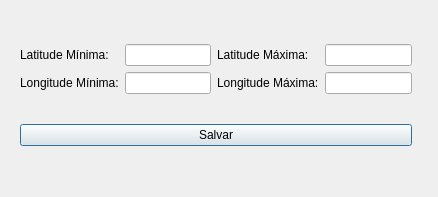
<?xml version="1.0" encoding="UTF-8"?>
<ui version="4.0">
 <class>Dialog</class>
 <widget class="QDialog" name="Dialog">
  <property name="geometry">
   <rect>
    <x>0</x>
    <y>0</y>
    <width>438</width>
    <height>197</height>
   </rect>
  </property>
  <property name="windowTitle">
   <string>Dialog</string>
  </property>
  <widget class="QWidget" name="verticalLayoutWidget">
   <property name="geometry">
    <rect>
     <x>10</x>
     <y>10</y>
     <width>412</width>
     <height>171</height>
    </rect>
   </property>
   <layout class="QVBoxLayout" name="lay_principal" stretch="1,1">
    <property name="leftMargin">
     <number>10</number>
    </property>
    <property name="topMargin">
     <number>10</number>
    </property>
    <property name="rightMargin">
     <number>10</number>
    </property>
    <property name="bottomMargin">
     <number>10</number>
    </property>
    <item>
     <layout class="QGridLayout" name="gridLayout_2">
      <item row="2" column="4">
       <widget class="QLineEdit" name="add_long_max"/>
      </item>
      <item row="2" column="3">
       <widget class="QLabel" name="long_max">
        <property name="text">
         <string>Longitude Máxima:</string>
        </property>
       </widget>
      </item>
      <item row="2" column="0">
       <widget class="QLabel" name="long_min">
        <property name="text">
         <string>Longitude Mínima:</string>
        </property>
       </widget>
      </item>
      <item row="0" column="4">
       <widget class="QLineEdit" name="add_lat_max"/>
      </item>
      <item row="0" column="0">
       <widget class="QLabel" name="lat_min">
        <property name="text">
         <string>Latitude Mínima:</string>
        </property>
       </widget>
      </item>
      <item row="2" column="2">
       <widget class="QLineEdit" name="add_long_min"/>
      </item>
      <item row="0" column="2">
       <widget class="QLineEdit" name="add_lat_min"/>
      </item>
      <item row="0" column="3">
       <widget class="QLabel" name="lat_max">
        <property name="text">
         <string>Latitude Máxima:</string>
        </property>
       </widget>
      </item>
     </layout>
    </item>
    <item>
     <widget class="QPushButton" name="save">
      <property name="text">
       <string>Salvar</string>
      </property>
     </widget>
    </item>
   </layout>
  </widget>
 </widget>
 <resources/>
 <connections>
  <connection>
   <sender>save</sender>
   <signal>clicked()</signal>
   <receiver>Dialog</receiver>
   <slot>salvar()</slot>
   <hints>
    <hint type="sourcelabel">
     <x>212</x>
     <y>173</y>
    </hint>
    <hint type="destinationlabel">
     <x>255</x>
     <y>165</y>
    </hint>
   </hints>
  </connection>
 </connections>
 <slots>
  <slot>fornece_pixel()</slot>
  <slot>fornece_coordenadas()</slot>
  <slot>salvar()</slot>
 </slots>
</ui>
